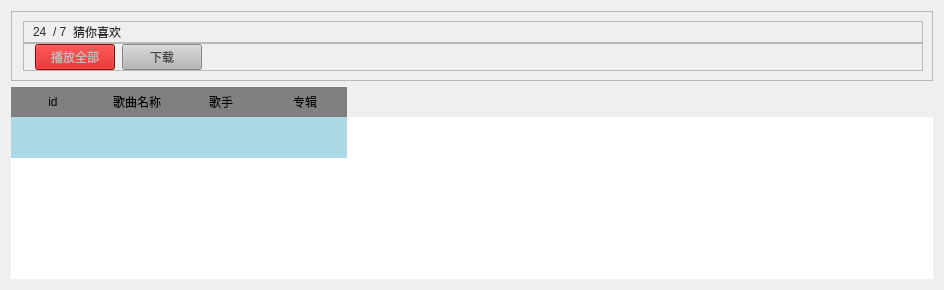
               <widget class="QWidget" name="page_4">
                <layout class="QVBoxLayout" name="verticalLayout_20" stretch="1,3">
                 <item>
                  <widget class="QFrame" name="frame_38">
                   <property name="frameShape">
                    <enum>QFrame::StyledPanel</enum>
                   </property>
                   <property name="frameShadow">
                    <enum>QFrame::Raised</enum>
                   </property>
                   <layout class="QVBoxLayout" name="verticalLayout_21" stretch="2,1">
                    <property name="spacing">
                     <number>0</number>
                    </property>
                    <property name="leftMargin">
                     <number>11</number>
                    </property>
                    <item>
                     <widget class="QFrame" name="frame_39">
                      <property name="frameShape">
                       <enum>QFrame::StyledPanel</enum>
                      </property>
                      <property name="frameShadow">
                       <enum>QFrame::Raised</enum>
                      </property>
                      <layout class="QHBoxLayout" name="horizontalLayout_21">
                       <property name="topMargin">
                        <number>0</number>
                       </property>
                       <property name="rightMargin">
                        <number>0</number>
                       </property>
                       <property name="bottomMargin">
                        <number>0</number>
                       </property>
                       <item>
                        <widget class="QLabel" name="label_12">
                         <property name="styleSheet">
                          <string notr="true">font: 700 29pt &quot;Microsoft YaHei UI&quot;;
color:rgb(39, 39, 39);</string>
                         </property>
                         <property name="text">
                          <string>24</string>
                         </property>
                        </widget>
                       </item>
                       <item>
                        <widget class="QLabel" name="label_13">
                         <property name="styleSheet">
                          <string notr="true">font: 700 16pt &quot;Microsoft YaHei UI&quot;;
color:rgb(39, 39, 39);</string>
                         </property>
                         <property name="text">
                          <string>/ 7</string>
                         </property>
                        </widget>
                       </item>
                       <item>
                        <widget class="QLabel" name="label_14">
                         <property name="styleSheet">
                          <string notr="true">font: 700 16pt &quot;Microsoft YaHei UI&quot;;
color:rgb(39, 39, 39);</string>
                         </property>
                         <property name="text">
                          <string>猜你喜欢</string>
                         </property>
                        </widget>
                       </item>
                       <item>
                        <spacer name="horizontalSpacer_7">
                         <property name="orientation">
                          <enum>Qt::Horizontal</enum>
                         </property>
                         <property name="sizeHint" stdset="0">
                          <size>
                           <width>668</width>
                           <height>20</height>
                          </size>
                         </property>
                        </spacer>
                       </item>
                      </layout>
                     </widget>
                    </item>
                    <item>
                     <widget class="QFrame" name="frame_40">
                      <property name="frameShape">
                       <enum>QFrame::StyledPanel</enum>
                      </property>
                      <property name="frameShadow">
                       <enum>QFrame::Raised</enum>
                      </property>
                      <layout class="QHBoxLayout" name="horizontalLayout_22">
                       <property name="spacing">
                        <number>7</number>
                       </property>
                       <property name="leftMargin">
                        <number>11</number>
                       </property>
                       <property name="topMargin">
                        <number>0</number>
                       </property>
                       <property name="rightMargin">
                        <number>0</number>
                       </property>
                       <property name="bottomMargin">
                        <number>0</number>
                       </property>
                       <item>
                        <widget class="QPushButton" name="pushButton_36">
                         <property name="styleSheet">
                          <string notr="true">background-color: rgb(170, 0, 0);
background-color: rgb(202, 0, 0);
color: rgb(187, 187, 187);
font: 700 11pt &quot;Microsoft YaHei UI&quot;;
</string>
                         </property>
                         <property name="text">
                          <string>播放全部</string>
                         </property>
                        </widget>
                       </item>
                       <item>
                        <widget class="QPushButton" name="pushButton_37">
                         <property name="styleSheet">
                          <string notr="true">background-color: rgb(182, 182, 182);
border-color: rgb(208, 208, 208);
color: rgb(68, 68, 68);
font: 700 11pt &quot;Microsoft YaHei UI&quot;;
</string>
                         </property>
                         <property name="text">
                          <string>下载</string>
                         </property>
                        </widget>
                       </item>
                       <item>
                        <spacer name="horizontalSpacer_8">
                         <property name="orientation">
                          <enum>Qt::Horizontal</enum>
                         </property>
                         <property name="sizeHint" stdset="0">
                          <size>
                           <width>720</width>
                           <height>20</height>
                          </size>
                         </property>
                        </spacer>
                       </item>
                      </layout>
                     </widget>
                    </item>
                   </layout>
                  </widget>
                 </item>
                 <item>
                  <widget class="QTableWidget" name="tableWidget_2">
                   <property name="styleSheet">
                    <string notr="true">QTableWidget {
	border:none;
    background-color: white;
	gridline-color:lightblue;
}

QTableWidget::item {
    color: black;
    background-color: lightblue;
    padding: 0px; /* 设置单元格内边距为0像素 */
    border: 0px; /* 确保没有边框 */
}

QTableWidget::item:selected {
	border:none
}

QTableWidget::horizontalHeader {
    background-color: lightgray;
	border:none
}

QHeaderView::section:horizontal {
    background-color: gray;
    padding: 4px;
    border: 1px solid #6c6c6c;
	border:none
}

QHeaderView::section:vertical {
    background-color: lightgray;
    padding: 4px;
    border: 1px solid #6c6c6c;
	border:none
}
QTableWidget::item:hover{
	background-color: rgb(157, 157, 157);
	border:none
}

/* 设置QTableWidget中由自动扩列形成的向下滚动条的样式 */
QTableWidget QScrollBar:vertical {
    background: #f0f0f0; /* 设置背景颜色 */
    width: 15px; /* 设置宽度 */
}

QTableWidget QScrollBar::handle:vertical {
    background: #c0c0c0; /* 设置滑块颜色 */
    border-radius: 7px; /* 设置滑块圆角 */
}

QTableWidget QScrollBar::add-line:vertical, QTableWidget QScrollBar::sub-line:vertical {
    background: #d0d0d0; /* 设置箭头颜色 */
    height: 15px; /* 设置箭头高度 */
}</string>
                   </property>
                   <property name="rowCount">
                    <number>1</number>
                   </property>
                   <attribute name="horizontalHeaderMinimumSectionSize">
                    <number>24</number>
                   </attribute>
                   <attribute name="horizontalHeaderDefaultSectionSize">
                    <number>84</number>
                   </attribute>
                   <attribute name="verticalHeaderVisible">
                    <bool>false</bool>
                   </attribute>
                   <attribute name="verticalHeaderMinimumSectionSize">
                    <number>30</number>
                   </attribute>
                   <attribute name="verticalHeaderDefaultSectionSize">
                    <number>41</number>
                   </attribute>
                   <row/>
                   <column>
                    <property name="text">
                     <string>id</string>
                    </property>
                   </column>
                   <column>
                    <property name="text">
                     <string>歌曲名称</string>
                    </property>
                   </column>
                   <column>
                    <property name="text">
                     <string>歌手</string>
                    </property>
                   </column>
                   <column>
                    <property name="text">
                     <string>专辑</string>
                    </property>
                   </column>
                  </widget>
                 </item>
                </layout>
               </widget>
